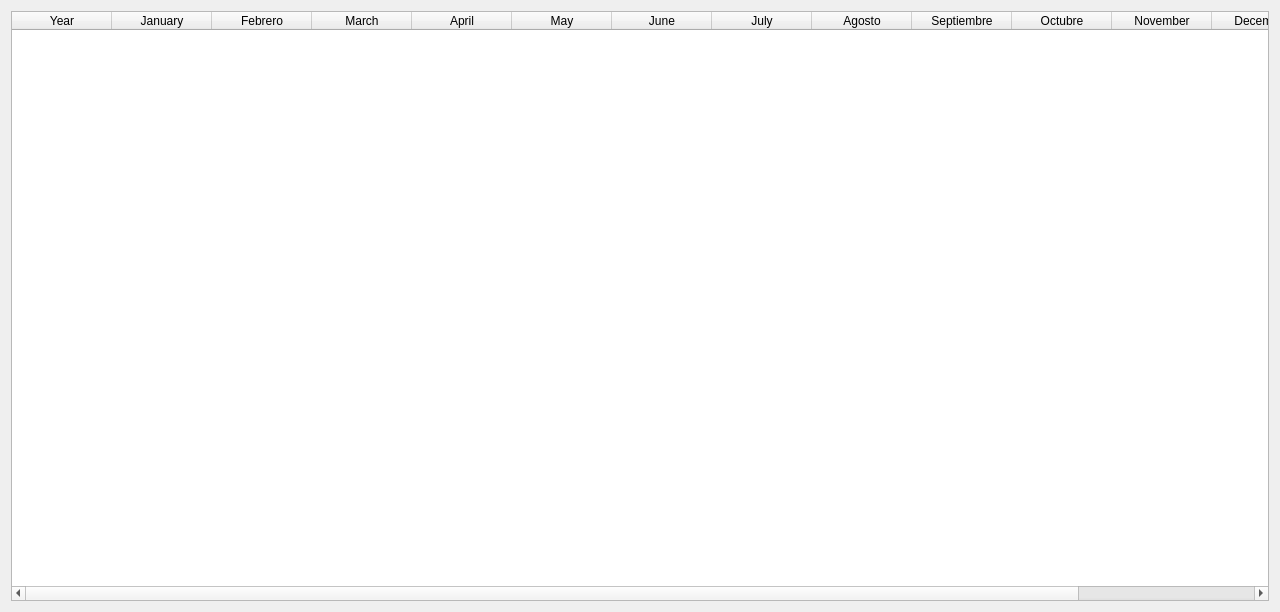
<?xml version="1.0" encoding="UTF-8"?>
<ui version="4.0">
 <class>wdgConceptsHistorical</class>
 <widget class="QDialog" name="wdgConceptsHistorical">
  <property name="geometry">
   <rect>
    <x>0</x>
    <y>0</y>
    <width>1280</width>
    <height>612</height>
   </rect>
  </property>
  <property name="windowTitle">
   <string>Historical concepts report</string>
  </property>
  <property name="windowIcon">
   <iconset resource="../images/xulpymoney.qrc">
    <normaloff>:/xulpymoney/history.png</normaloff>:/xulpymoney/history.png</iconset>
  </property>
  <layout class="QHBoxLayout" name="horizontalLayout">
   <item>
    <layout class="QVBoxLayout" name="verticalLayout">
     <item>
      <widget class="myQTableWidget" name="table">
       <property name="editTriggers">
        <set>QAbstractItemView::NoEditTriggers</set>
       </property>
       <property name="selectionMode">
        <enum>QAbstractItemView::SingleSelection</enum>
       </property>
       <attribute name="verticalHeaderVisible">
        <bool>false</bool>
       </attribute>
       <column>
        <property name="text">
         <string>Year</string>
        </property>
       </column>
       <column>
        <property name="text">
         <string>January</string>
        </property>
       </column>
       <column>
        <property name="text">
         <string>Febrero</string>
        </property>
       </column>
       <column>
        <property name="text">
         <string>March</string>
        </property>
       </column>
       <column>
        <property name="text">
         <string>April</string>
        </property>
       </column>
       <column>
        <property name="text">
         <string>May</string>
        </property>
       </column>
       <column>
        <property name="text">
         <string>June</string>
        </property>
       </column>
       <column>
        <property name="text">
         <string>July</string>
        </property>
       </column>
       <column>
        <property name="text">
         <string>Agosto</string>
        </property>
       </column>
       <column>
        <property name="text">
         <string>Septiembre</string>
        </property>
       </column>
       <column>
        <property name="text">
         <string>Octubre</string>
        </property>
       </column>
       <column>
        <property name="text">
         <string>November</string>
        </property>
       </column>
       <column>
        <property name="text">
         <string>December</string>
        </property>
       </column>
       <column>
        <property name="text">
         <string>Total</string>
        </property>
       </column>
      </widget>
     </item>
    </layout>
   </item>
  </layout>
 </widget>
 <customwidgets>
  <customwidget>
   <class>myQTableWidget</class>
   <extends>QTableWidget</extends>
   <header location="global">myqtablewidget</header>
  </customwidget>
 </customwidgets>
 <resources>
  <include location="../images/xulpymoney.qrc"/>
 </resources>
 <connections/>
</ui>
